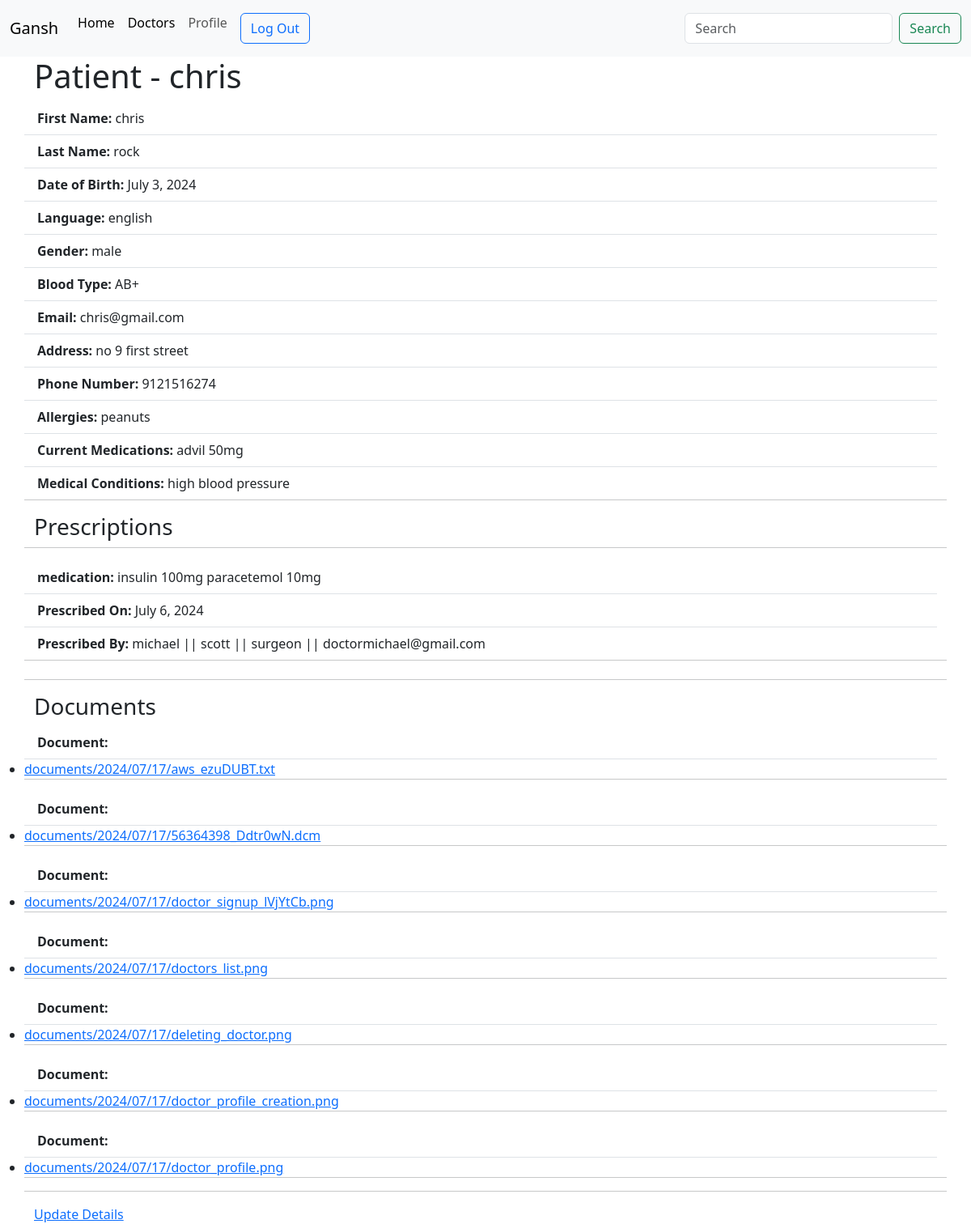
Page /patient-details/chrisrock (signed in) on the committed database.
### thesis_api/models.py (models this page shows, shortened)
class Patient(models.Model):
    male = 'male'
    female = 'female'
    category_choices = [
        (male , 'male'), (female ,'female')
    ]
    A_postive = 'A+'
    A_negative = 'A-'
    B_postive = 'B+'
    B_negative = 'B-'
    AB_postive = 'AB+'
    AB_negative = 'AB-'
    O_postive = 'O+'
    O_negative = 'O-'
    blood_type = [
        (A_postive , 'A+',),(A_negative , 'A-'),(B_postive , 'B+'),(B_negative , 'B-'),(AB_postive , 'AB+'),(AB_negative , 'AB-'),(O_postive , 'O+'),(O_negative , 'O-')
    ]
    user = models.ForeignKey(User, on_delete=models.CASCADE)
    slug = models.SlugField(null=True, blank=True)
    first_name = models.CharField(max_length=50)
    last_name = models.CharField(max_length=50)
    date_of_birth = models.DateField(auto_now=False, auto_now_add=False)
    language = models.CharField(max_length=50)
    gender = models.CharField(max_length=50, choices=category_choices)
    blood_type = models.CharField(max_length=50, choices=blood_type)
    email = models.EmailField(max_length=254)
    address = models.TextField()
    phone_number = models.IntegerField()
    allergies = models.TextField()
    medical_conditions = models.TextField(help_text="write None if none ")
    current_medications = models.TextField(help_text="write None if none ")

class Prescriptions(models.Model):
    slug = models.SlugField(null=True, blank=True)
    medication = models.TextField(help_text="Please write the medication and dose.")
    prescribed_by = models.ForeignKey(Doctor, on_delete=models.SET_NULL, blank=True, null=True)
    prescribed_on = models.DateField(auto_now_add=True)
    prescribe_for = models.ForeignKey("Patient", on_delete=models.SET_NULL, blank=True, null=True)
    class Meta:
        verbose_name_plural = 'Prescriptions'

class Doctor(models.Model):
    male = 'male'
    female = 'female'
    category_choices = [
        (male , 'male'), (female ,'female')
    ]
    user = models.ForeignKey(User, on_delete=models.CASCADE)
    slug = models.SlugField(null=True, blank=True)
    first_name = models.CharField(max_length=50)
    last_name = models.CharField(max_length=50)
    specialization = models.CharField(max_length=150)
    date_of_birth = models.DateField(auto_now=False, auto_now_add=False)
    language = models.CharField(max_length=50)
    gender = models.CharField(max_length=50, choices=category_choices)
    email = models.EmailField(max_length=254)
    def __str__(self):
        return f"{self.first_name} || {self.last_name} || {self.specialization} || {self.email}"

class Document(models.Model):
    user = models.ForeignKey(User, on_delete=models.CASCADE)
    docfile = models.FileField(upload_to='documents/%Y/%m/%d')

### thesis_api/views.py (the view)
# urls.py: path('patient-details/<slug>', views.PatientRetrieve.as_view(), name="patient-details"),
class PatientRetrieve(LoginRequiredMixin,generics.RetrieveAPIView):
    queryset = Patient.objects.all()
    serializer_class = PatientSerializer
    lookup_fields = 'slug'
    renderer_classes = [TemplateHTMLRenderer]
    template_name = 'patient_detail.html'
    login_url = '/login/'
    def get(self, request, slug):
        queryset = Patient.objects.get(slug=slug)
        prescriptions = Prescriptions.objects.filter(prescribe_for=queryset)
        documents = Document.objects.filter(user__patient=queryset)
        return Response({'patient': queryset, 'prescriptions': prescriptions, 'documents': documents})

### templates/patient_detail.html
{% extends "base.html" %}
{% load rest_framework %}
{% block content %}
    <div class="container">
        <h1>Patient - {{ patient.first_name }}</h1>
        <div class="row align-items-start">
            <ul class="list-group list-group-flush">
                <li class="list-group-item"><b>First Name: </b>{{ patient.first_name }}</li>
                <li class="list-group-item"><b>Last Name:</b> {{ patient.last_name }}</li>
                <li class="list-group-item"><b>Date of Birth:</b> {{ patient.date_of_birth }}</li>
                <li class="list-group-item"><b>Language:</b> {{ patient.language }}</li>
                <li class="list-group-item"><b>Gender:</B> {{ patient.gender }}</li>
                <li class="list-group-item"><b>Blood Type:</B> {{ patient.blood_type }}</li>
                <li class="list-group-item"><b>Email:</b> {{ patient.email }}</li>
                <li class="list-group-item"><b>Address:</b> {{ patient.address }}</li>
                <li class="list-group-item"><b>Phone Number:</b> {{ patient.phone_number }}</li>
                <li class="list-group-item"><b>Allergies:</b> {{ patient.allergies }}</li>
                <li class="list-group-item"><b>Current Medications:</b> {{ patient.current_medications }}</li>
                <li class="list-group-item"><b>Medical Conditions:</b> {{ patient.medical_conditions }}</li>
            </ul>
            <br>
            <hr>
            {% if prescriptions %}
            <h3>Prescriptions</h3>
            <hr>
            {% for prescription in prescriptions %}
            <ul class="list-group list-group-flush">
                <li class="list-group-item"><b>medication:</b> {{ prescription.medication }}</li>
                <li class="list-group-item"><b>Prescribed On:</b> {{ prescription.prescribed_on }}</li>
                <li class="list-group-item"><b>Prescribed By:</b> {{ prescription.prescribed_by }}</li>
            </ul>
            <hr>
            {% endfor %}
            <br>
            <hr>
            <h3>Documents</h3>
            {% for document in documents %}
            <ul class="list-group list-group-flush">
                <li class="list-group-item"><b>Document:</b>
                     <li><a href="{{ document.docfile.url }}">{{ document.docfile.name }}</a></li>
            </li>
            </ul>
            <hr>
            {% endfor %}
            <hr>
            {% endif %}
            {% if request.user == patient.user %}
                <a href="{% url 'patient' patient.slug %}"> Update Details</a>
            {% endif %}
        </div>
    </div>
{% endblock content %}

### rows in the picture
Patient: first_name "chris", last_name "rock", date_of_birth "July 3, 2024", language "english", gender "male", blood_type "AB+", email "chris@gmail.com", address "no 9 first street", phone_number "9121516274", allergies "peanuts", current_medications "advil 50mg", medical_conditions "high blood pressure"
Prescriptions: medication "insulin 100mg paracetemol 10mg", prescribed_on "July 6, 2024", prescribed_by "michael || scott || surgeon || doctormichael@gmail.com"
Document: docfile.name "documents/2024/07/17/aws_ezuDUBT.txt"
Document: docfile.name "documents/2024/07/17/56364398_Ddtr0wN.dcm"
Document: docfile.name "documents/2024/07/17/doctor_signup_lVjYtCb.png"
Document: docfile.name "documents/2024/07/17/doctors_list.png"
Document: docfile.name "documents/2024/07/17/deleting_doctor.png"
Document: docfile.name "documents/2024/07/17/doctor_profile_creation.png"
Document: docfile.name "documents/2024/07/17/doctor_profile.png"
